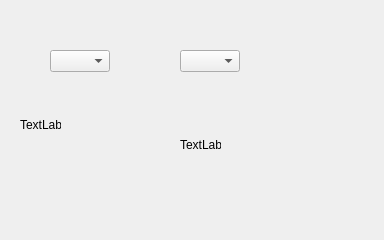
<?xml version="1.0" encoding="UTF-8"?>
<ui version="4.0">
 <class>Dialog</class>
 <widget class="QDialog" name="Dialog">
  <property name="geometry">
   <rect>
    <x>0</x>
    <y>0</y>
    <width>384</width>
    <height>240</height>
   </rect>
  </property>
  <property name="windowTitle">
   <string>Dialog</string>
  </property>
  <widget class="QComboBox" name="sheng_combox">
   <property name="geometry">
    <rect>
     <x>50</x>
     <y>50</y>
     <width>60</width>
     <height>22</height>
    </rect>
   </property>
  </widget>
  <widget class="QComboBox" name="city_combox">
   <property name="geometry">
    <rect>
     <x>180</x>
     <y>50</y>
     <width>60</width>
     <height>22</height>
    </rect>
   </property>
  </widget>
  <widget class="QLabel" name="sheng_label">
   <property name="geometry">
    <rect>
     <x>20</x>
     <y>120</y>
     <width>41</width>
     <height>9</height>
    </rect>
   </property>
   <property name="text">
    <string>TextLabel</string>
   </property>
  </widget>
  <widget class="QLabel" name="city_label">
   <property name="geometry">
    <rect>
     <x>180</x>
     <y>140</y>
     <width>41</width>
     <height>9</height>
    </rect>
   </property>
   <property name="text">
    <string>TextLabel</string>
   </property>
  </widget>
 </widget>
 <resources/>
 <connections/>
</ui>
